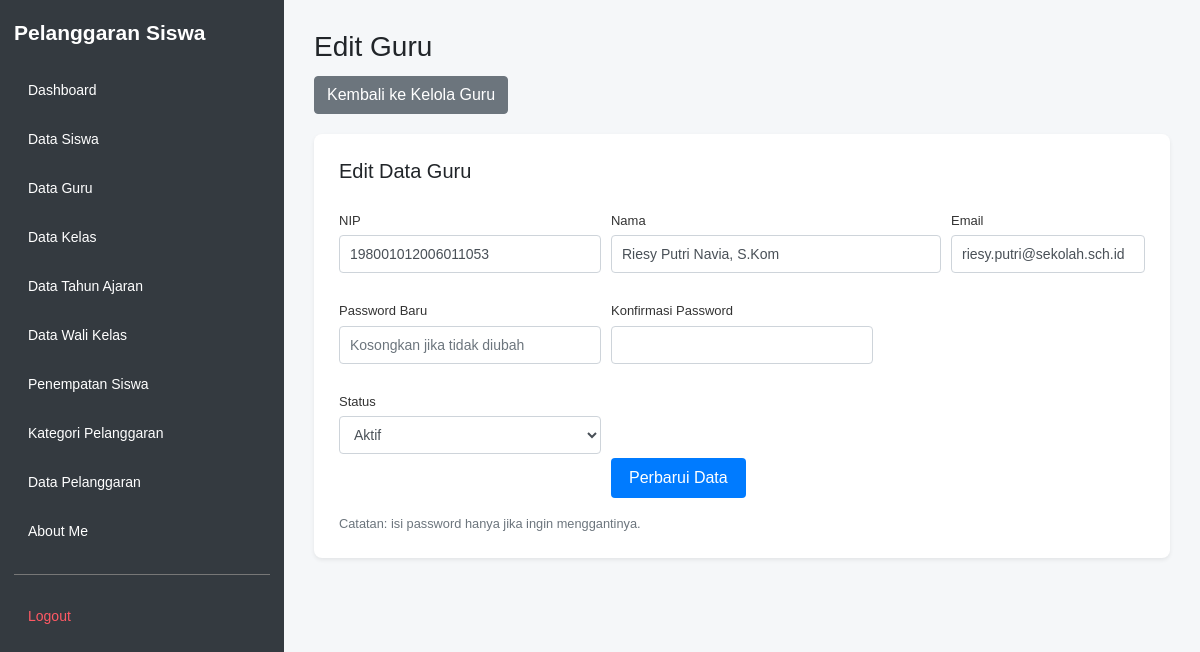
Page /edit_guru.php?id=104 (signed in) on the committed database.
### tables this page shows
CREATE TABLE `t_guru` (
  `id` int(11) NOT NULL AUTO_INCREMENT,
  `nip` varchar(30) NOT NULL,
  `nama` varchar(150) DEFAULT NULL,
  `email` varchar(150) NOT NULL,
  `status_aktif` tinyint(1) NOT NULL,
  `user_id` int(11) NOT NULL,
  `created_at` timestamp NOT NULL DEFAULT current_timestamp(),
  `updated_at` timestamp NOT NULL DEFAULT current_timestamp(),
  PRIMARY KEY (`id`),
  UNIQUE KEY `uq_t_guru_nip` (`nip`),
  UNIQUE KEY `uq_t_guru_email` (`email`),
  UNIQUE KEY `uq_t_guru_user_id` (`user_id`),
  CONSTRAINT `t_guru_ibfk_1` FOREIGN KEY (`user_id`) REFERENCES `t_users` (`id`) ON DELETE CASCADE
);

### edit_guru.php (the view, shortened to what this page needs)
<?php
require_once __DIR__ . '/config/koneksi.php';
$id = (int) $_GET['id'];
$stmt = mysqli_prepare($koneksi, "SELECT * FROM t_guru WHERE id = ?");
mysqli_stmt_bind_param($stmt, 'i', $id);
mysqli_stmt_execute($stmt);
$hasil = mysqli_stmt_get_result($stmt);
$guru = mysqli_fetch_assoc($hasil);
?>
<!DOCTYPE html>
<html lang="id">
<head>
    <link rel="stylesheet"
          href="https://cdn.jsdelivr.net/npm/bootstrap@4.1.3/dist/css/bootstrap.min.css">
    <link rel="stylesheet" href="layout/layout.css">
</head>
<body>
<?php require_once __DIR__ . '/layout/sidebar.php'; ?>
<main class="app-main">
    <div class="page-header">
        <h1>Edit Guru</h1>
        <a href="kelola_guru.php" class="btn btn-secondary">
            Kembali ke Kelola Guru
        </a>
    </div>
    <div class="form-card form-card-full shadow-sm mb-4">
        <h5 class="mb-3">Edit Data Guru</h5>
        <form action="proses_edit_guru.php" method="POST">
            <div class="form-row">
                <div class="form-group col-md-4">
                    <label>NIP</label>
                    <input type="text" name="nip" class="form-control"
                           maxlength="18" inputmode="numeric" pattern="[0-9]*" required
                           value="<?= htmlspecialchars((string)($guru['nip'] ?? ''), ENT_QUOTES, 'UTF-8'); ?>">
                </div>
                <div class="form-group col-md-5">
                    <label>Nama</label>
                    <input type="text" name="nama" class="form-control" required
                           value="<?= htmlspecialchars((string)($guru['nama'] ?? ''), ENT_QUOTES, 'UTF-8'); ?>">
                </div>
                <div class="form-group col-md-3">
                    <label>Email</label>
                    <input type="email" name="email" class="form-control" required
                           value="<?= htmlspecialchars((string)($guru['email'] ?? ''), ENT_QUOTES, 'UTF-8'); ?>">
                </div>
            </div>
            <div class="form-row">
                <div class="form-group col-md-4">
                    <label>Password Baru</label>
                    <input type="password" name="password" class="form-control"
                           autocomplete="new-password" placeholder="Kosongkan jika tidak diubah">
                </div>
                <div class="form-group col-md-4">
                    <label>Konfirmasi Password</label>
                    <input type="password" name="konfirmasi_password" class="form-control"
                           autocomplete="new-password">
                </div>
            </div>
            <div class="form-row">
                <div class="form-group col-md-4">
                    <label>Status</label>
                    <select name="status_aktif" class="form-control" required>
                        <option value="1" <?= (int)($guru['status_aktif'] ?? 0) === 1 ? 'selected' : ''; ?>>Aktif</option>
                    </select>
                </div>
                <div class="form-group col-md-4">
                    <label>&nbsp;</label><br>
                    <button type="submit" name="edit" class="btn btn-primary">
                        Perbarui Data
                    </button>
                </div>
            </div>
        </form>
        <p class="text-muted small mb-0">
            Catatan: isi password hanya jika ingin menggantinya.
        </p>
    </div>
</main>
</body>
</html>

### layout/layout.css (style rules this page uses)
* { box-sizing: border-box; }
html, body { margin: 0; padding: 0; min-height: 100vh; font-family: Arial, sans-serif; background: #f5f7f9; }
.app-main { display: block; width: auto; min-width: 0; min-height: 100vh; margin-left: 284px; padding: 30px; }
.app-main h1, .app-main h2 { margin-top: 0; }
.page-header { margin-bottom: 20px; }
.page-header h1 { font-size: 28px; margin-bottom: 12px; }
.form-card { background: #ffffff; border-radius: 8px; padding: 25px; max-width: 720px; }
.form-card-full { max-width: 100%; }
.form-card label { display: block; font-size: 13px; margin: 12px 0 5px; color: #333; }
.form-card input[type="text"], .form-card input[type="email"], .form-card input[type="password"], .form-card input[type="date"], .form-card input[type="number"], .form-card select, .form-card textarea { width: 100%; padding: 8px 10px; border: 1px solid #ced4da; border-radius: 4px; font-size: 14px; box-sizing: border-box; }
.form-card button { margin-top: 18px; padding: 8px 18px; border: none; border-radius: 4px; cursor: pointer; }

### rows in the picture
t_guru: nip "198001012006011053", nama "Riesy Putri Navia, S.Kom", email "riesy.putri@sekolah.sch.id", status_aktif "Aktif"

### other values in the picture
$label "Dashboard"
$label "Data Siswa"
$label "Data Guru"
$label "Data Kelas"
$label "Data Tahun Ajaran"
$label "Data Wali Kelas"
$label "Penempatan Siswa"
$label "Kategori Pelanggaran"
$label "Data Pelanggaran"
$label "About Me"
